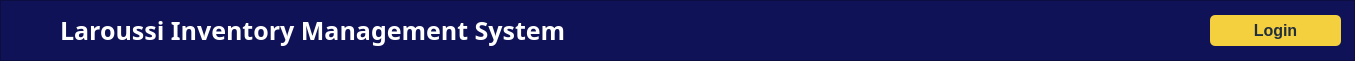
   <widget class="QFrame" name="frame">
    <property name="geometry">
     <rect>
      <x>0</x>
      <y>0</y>
      <width>1355</width>
      <height>61</height>
     </rect>
    </property>
    <property name="styleSheet">
     <string notr="true">background-color: rgb(15, 18, 86);
color: rgb(255, 255, 255);</string>
    </property>
    <property name="frameShape">
     <enum>QFrame::StyledPanel</enum>
    </property>
    <property name="frameShadow">
     <enum>QFrame::Raised</enum>
    </property>
    <widget class="QLabel" name="label">
     <property name="geometry">
      <rect>
       <x>60</x>
       <y>10</y>
       <width>531</width>
       <height>41</height>
      </rect>
     </property>
     <property name="font">
      <font>
       <family>PNU Medium</family>
       <pointsize>19</pointsize>
       <weight>75</weight>
       <bold>true</bold>
      </font>
     </property>
     <property name="text">
      <string>Laroussi Inventory Management System</string>
     </property>
    </widget>
    <widget class="QWidget" name="widget_2" native="true">
     <property name="geometry">
      <rect>
       <x>20</x>
       <y>15</y>
       <width>35</width>
       <height>33</height>
      </rect>
     </property>
     <property name="autoFillBackground">
      <bool>false</bool>
     </property>
     <property name="styleSheet">
      <string notr="true">background-image: url(:/images/Images/trolley.png);</string>
     </property>
    </widget>
    <widget class="QPushButton" name="Login_Btn">
     <property name="geometry">
      <rect>
       <x>1210</x>
       <y>15</y>
       <width>131</width>
       <height>31</height>
      </rect>
     </property>
     <property name="font">
      <font>
       <pointsize>12</pointsize>
       <weight>75</weight>
       <bold>true</bold>
      </font>
     </property>
     <property name="cursor">
      <cursorShape>PointingHandCursor</cursorShape>
     </property>
     <property name="styleSheet">
      <string notr="true">QPushButton{
  background-color: rgb(244, 208, 63);
  color: rgb(33, 47, 61);
  border-radius: 5px;
}
QPushButton::pressed{
	padding-left:2px;
	padding-top: 3px;
	background-color: rgb(248, 196, 113);
}</string>
     </property>
     <property name="text">
      <string>Login</string>
     </property>
    </widget>
   </widget>
